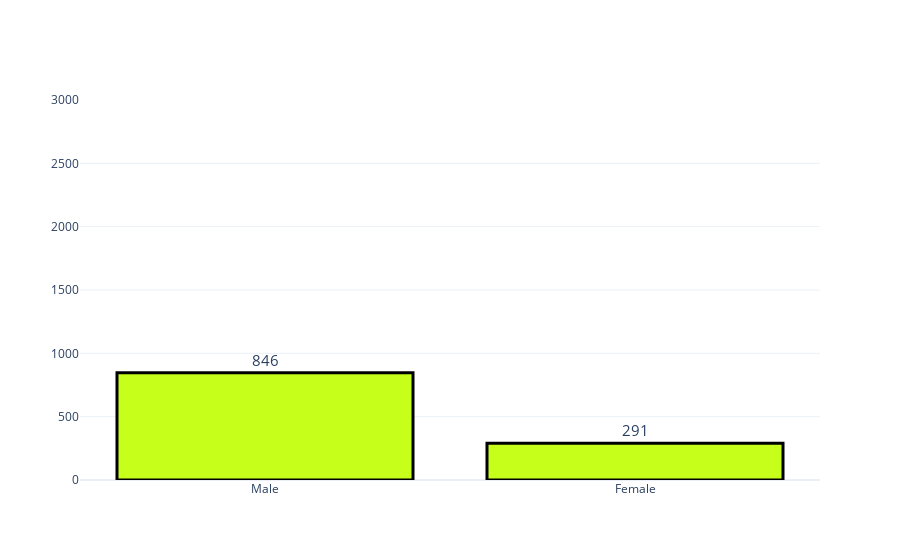

Source (notebook cell):
### Code cell
fig = make_subplots(rows=1,cols=1)
fig.add_trace(go.Bar(y = df['Gender'].value_counts().values.tolist(), 
                      x = df['Gender'].value_counts().index, 
                      text=df['Gender'].value_counts().values.tolist(),
              textfont=dict(size=15),
                      textposition = 'outside',
                      showlegend=False,
              marker = dict(color = '#c6ff1a',
                            line_color = 'black',
                            line_width=3)),row = 1,col = 1)

fig.update_layout(title={'y':0.9,
                         'x':0.5,
                         'xanchor': 'center',
                         'yanchor': 'top'},
                  template='plotly_white')
fig.update_yaxes(range=[0,3000])
iplot(fig)

### Figure 1 — Plotly figure (JSON) as saved in the notebook; plotly's stock layout.template omitted (floating-point values rounded to 4 significant figures)
{"data": [{"marker": {"color": "#c6ff1a", "line": {"color": "black", "width": 3}}, "showlegend": false, "text": ["846", "291"], "textfont": {"size": 15}, "textposition": "outside", "type": "bar", "x": ["Male", "Female"], "xaxis": "x", "y": [846, 291], "yaxis": "y"}], "layout": {"title": {"x": 0.5, "xanchor": "center", "y": 0.9, "yanchor": "top"}, "xaxis": {"anchor": "y", "domain": [0, 1]}, "yaxis": {"anchor": "x", "domain": [0, 1], "range": [0, 3000]}}}
